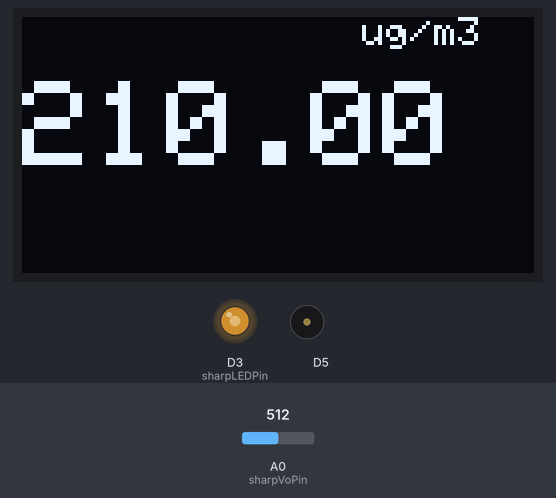
Simulated run of this sketch. Board: ESP8266 (NodeMCU). On the bench: 128×64 one-colour display, output pins drawn as LEDs (lit = HIGH), buzzer (waves = sounding). The test bench sets the inputs (shaded band); at power-on: A0 (sharpVoPin) = 512.

Above: at 1.29 s.
1.3 s: A0 (sharpVoPin) set to 716
At 1.64 s:
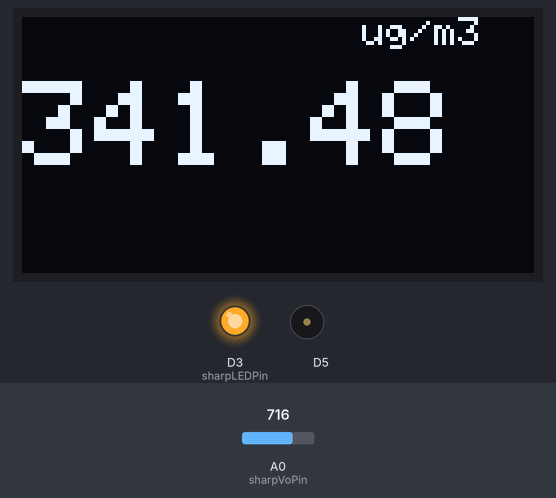
3.5 s: A0 (sharpVoPin) set to 900
At 3.83 s:
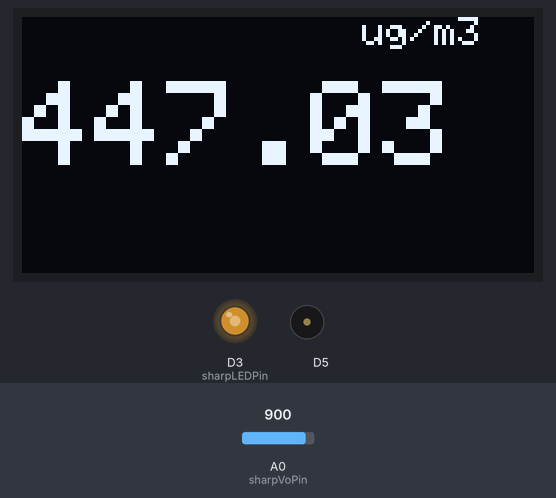
5.1 s: A0 (sharpVoPin) set to 1023
At 5.45 s:
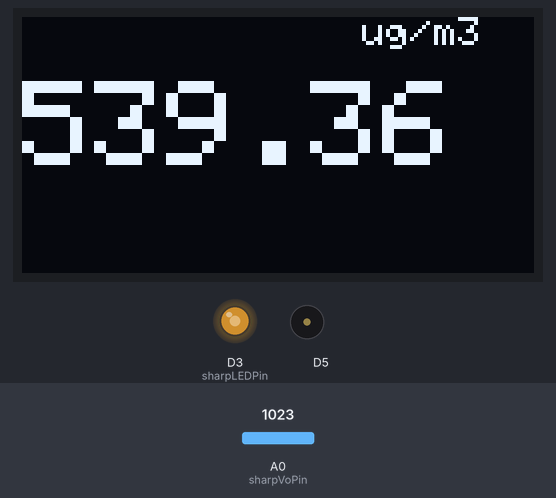
Timing chart, 0 to 59.2 s (numbered marks = the images above; inputs shaded):
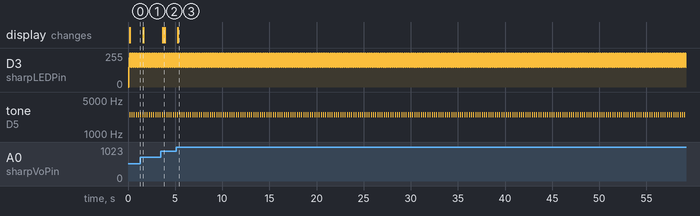

Measured:
- after the input at 1.3 s, the display: changes after 0.30 s (image 1)
- after the input at 3.5 s, the display: changes after 0.17 s (image 2)
- after the input at 5.1 s, the display: changes after 0.19 s (image 3)
- by itself, D3 (sharpLEDPin): repeats every 0.23 s: 219/255 0.04 s, 255/255 0.11 s, 149/255 0.08 s
- by itself, tone on D5: alternates 2500 Hz for 0.05 s and silent for 0.18 s

The sketch:

PM2.5_MCU_OLED.ino
```cpp
#include "PM_Sensor.h"

#include <SPI.h>
#include <Wire.h>
#include <Adafruit_GFX.h>
#include <Adafruit_SSD1306.h>

#define OLED_RESET 16 //LED_BUILTIN  //4
Adafruit_SSD1306 display(OLED_RESET);

#if (SSD1306_LCDHEIGHT != 64)
#error("Height incorrect, please fix Adafruit_SSD1306.h!");
#endif

// Arduino pin numbers.
const int sharpLEDPin = D3; // Arduino digital pin D3 connect to sensor LED.
const int sharpVoPin = A0; // Arduino analog pin A0 connect to sensor Vo.

void setup()
{
  // Debug console
  Serial.begin(115200);
  display.begin(SSD1306_SWITCHCAPVCC, 0x3c);
  pinMode(sharpLEDPin, OUTPUT);
}
int ton=0;
void loop()
{
  PM_loop();
}


void PM_loop(){
// Turn on the dust sensor LED by setting digital pin LOW.
digitalWrite(sharpLEDPin, LOW);
// Wait 0.28ms before taking a reading of the output voltage as per spec.
delayMicroseconds(280);
// Record the output voltage. This operation takes around 100 microseconds.
int VoRaw = analogRead(sharpVoPin);
// Turn the dust sensor LED off by setting digital pin HIGH.
digitalWrite(sharpLEDPin, HIGH);
// Wait for remainder of the 10ms cycle = 10000 - 280 - 100 microseconds.
delayMicroseconds(280);
// Print raw voltage value (number from 0 to 1023).
#ifdef PRINT_RAW_DATA
//printValue("VoRaw", VoRaw, true);
Serial.println("");
#endif // PRINT_RAW_DATA

// Use averaging if needed.
float Vo = VoRaw;

#ifdef USE_AVG
VoRawTotal += VoRaw;
VoRawCount++;
if ( VoRawCount >= N ) {
Vo = 1.0 * VoRawTotal / N;
VoRawCount = 0;
VoRawTotal = 0;
} else {
return;
}
#endif // USE_AVG

// Compute the output voltage in Volts.
Vo = Vo / 1024.0 * 3.3;
//printFValue("Vo", Vo, "V");

// Convert to Dust Density in units of ug/m3.
float dV = Vo - Voc;
if ( dV < 0 ) {
dV = 0;
Voc = Vo;
}
float dustDensity = dV / K * 100.0;
send_blynk(dustDensity);
  if(ton == 0){tone(D5, 0, 50);}
  if(ton == 1){tone(D5, 1000, 50);delay(50);tone(D5, 0, 50);delay(50);}
  if(ton == 2){tone(D5, 2500, 50);delay(50);tone(D5, 0, 50);delay(50);}
}


void send_blynk(float Density){
     display.clearDisplay();
     display.setTextSize(3);
    display.setTextColor(WHITE);
    display.setCursor(0,16);
    display.println(Density);
    display.setTextSize(1);
    display.setTextColor(WHITE);
    display.setCursor(85,0);
    display.println("ug/m3");
    display.display();

   if(Density > 0.0 && Density < 101.0){ ton=0;}
   if(Density > 100 && Density < 201.0){ ton=1;}
   if(Density > 200){ ton=2;}

  }
```

PM_Sensor.h
```cpp
// Choose program options.
//#define PRINT_RAW_DATA
#define USE_AVG

// For averaging last N raw voltage readings.
#ifdef USE_AVG
#define N 100
static unsigned long VoRawTotal = 0;
static int VoRawCount = 0;
#endif // USE_AVG

// Set the typical output voltage in Volts when there is zero dust.
static float Voc = 0.6;

// Use the typical sensitivity in units of V per 100ug/m3.
const float K = 0.5;

 // Helper functions to print a data value to the serial monitor.
void printValue(String text, unsigned int value, bool isLast = false) {
Serial.print(text);
Serial.print("=");
Serial.print(value);
if (!isLast) {
Serial.print(", ");
}
}
void printFValue(String text, float value, String units, bool isLast = false) {
Serial.print(text);
Serial.print("=");
Serial.print(value);
Serial.print(units);
if (!isLast) {
Serial.print(", ");
}
}
```
